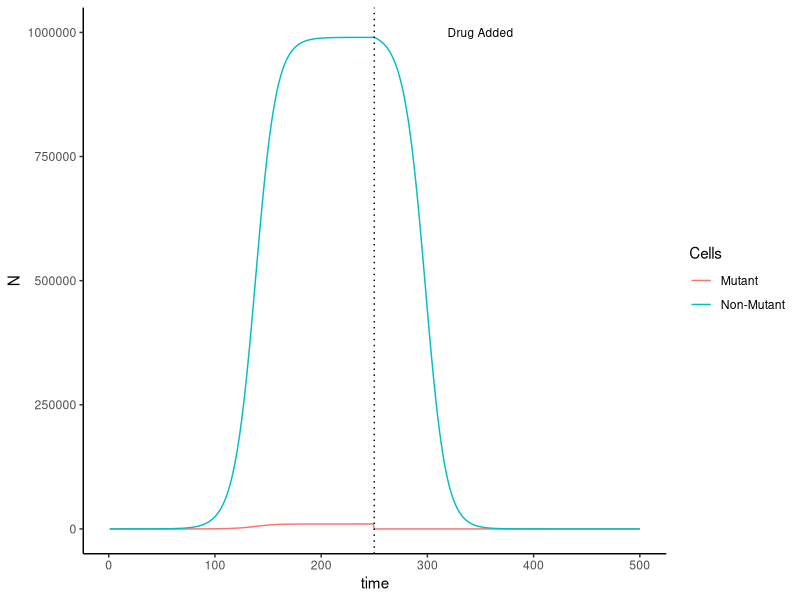

This figure's R source:
# Exercise 11

# 1. cancer cell model
#Nt+1=Nt+rN*Nt*(1-(Nt+Mt)/K)
#Mt+1=Mt+rM*Mt*(1-(Nt+Mt)/K)

# Set initial conditions
r=0.1 #normal growth rate of cells both rM and rN
K=1000000 #carrying capacity
N0=2 #original population number
time=500 

#output for loop
N=numeric(length=length(1:time))
M=numeric(length=length(1:time))
N[1]=N0 #set initial population of non-mutants

#find at what time there are 100 cells
#for loop with just non-mutant population
for (i in 2:length(1:time)){
  N[i]=N[i-1]+r*N[i-1]*(1-(N[i-1]+M[i-1])/K)
}

#make data frame to find time
find100=data.frame(time=1:time,N=N,Cells="Non-Mutant")

#find time where first reaches 100
head(find100[find100$N>99,])

#time=42 when reaches 100 and mutation occurs
M[42]=1

#for loop
for (i in 2:length(1:time)){
  # at N=100, mutant cells start to grow
  if (i>42 & i<250){
    M[i]=M[i-1]+r*M[i-1]*(1-(N[i-1]+M[i-1])/K) 
    N[i]=N[i-1]+r*N[i-1]*(1-(N[i-1]+M[i-1])/K)
    # after reach equilibrium, introduce drug
  }else if (i>250){
    # growth rate of mutants is half
    M[i]=(M[i-1]+0.5*r*M[i-1]*(1-(N[i-1]+M[i-1])/K)) 
    # growth rate of non-mutants is -r
    N[i]=N[i-1]+(-r)*N[i-1]*(1-(N[i-1]+M[i-1])/K) 
    # in the beginning, only non-mutant cells grow 
  }else{
    N[i]=N[i-1]+r*N[i-1]*(1-(N[i-1]+M[i-1])/K)
  }
}

#read in ggplot
library(ggplot2)

#make data frame for graph
simN=data.frame(time=1:time,N=N,Cells="Non-Mutant")
simM=data.frame(time=1:time,N=M,Cells="Mutant")
simN
simM

#combine to one data frame
dat=rbind(simN,simM)
dat

#make line graph
ggplot(data=dat,aes(x=time,y=N))+
  geom_line(aes(color=Cells))+
  geom_vline(xintercept=250,linetype="dotted")+
  annotate("text",x=350,y=1000000,label="Drug Added",size=3)+
  theme_classic()

